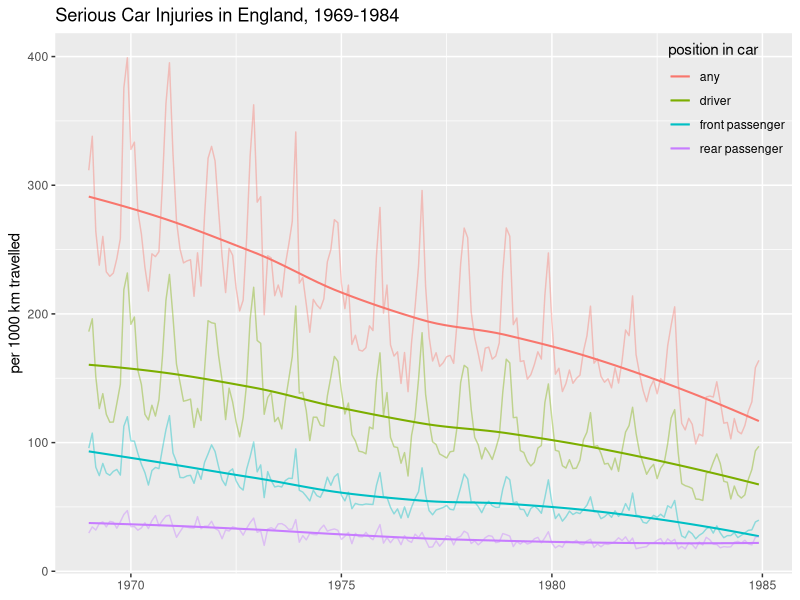
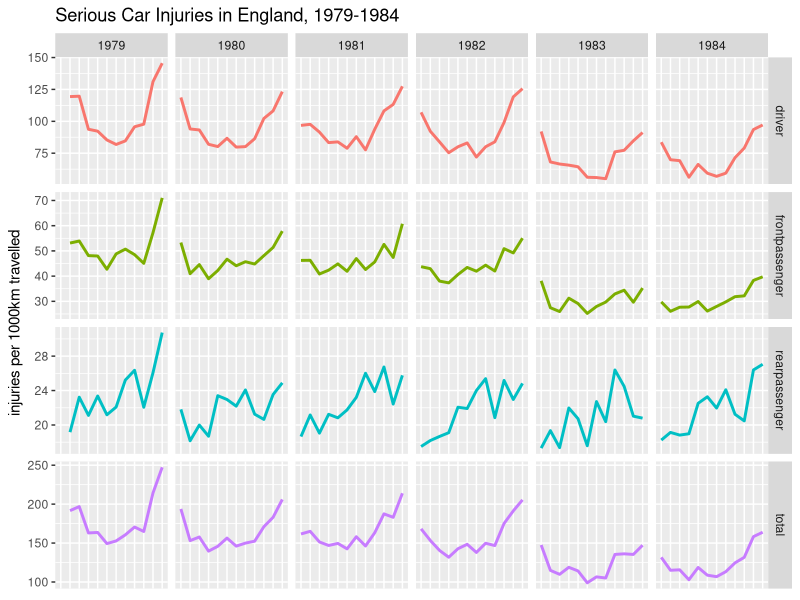
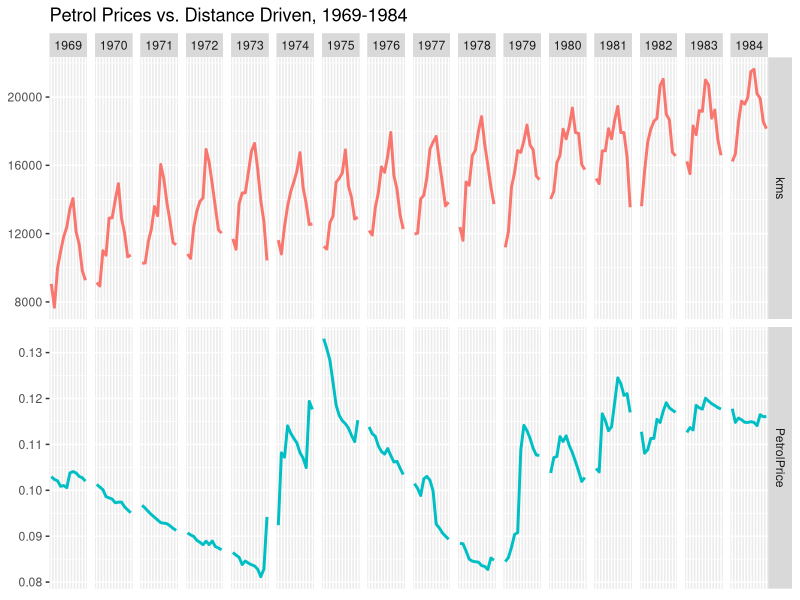

The R script that drew these images, in order:
require(reshape2) # melt
require(ggplot2)

df = data.frame()
mkdata = function() {

data(Seatbelts)

d=data.frame(Seatbelts)
d$time=as.numeric(time(Seatbelts))
d$month <- factor(
    month.abb[cycle(time(Seatbelts))],
    levels = month.abb,
    ordered = TRUE
)
d$year <- factor(floor(time(Seatbelts)),ordered=TRUE)
d$driver=with(d,1000*drivers/kms)
d$"frontpassenger"=with(d,1000*front/kms)
d$"rearpassenger"=with(d,1000*rear/kms)
d$total = with(d,(drivers+rear+front)*1000/kms)
d$killed = with(d,DriversKilled*1000/kms)
d$VanKilled = with(d,VanKilled*1000/kms)
df <<- d
molten <<- melt(
    d,
    id = c("year", "month", "time")
)
#molten$variable = factor(molten$variable,levels=

#c("DriversKilled","drivers","front","rear",
#"kms","PetrolPrice","VanKilled","law",
#"total","driver","frontpassenger","rearpassenger", "killed"
#), 
#labels=
#c("DriversKilled","drivers","front","rear",
#"distance travelled","price of petrol","VanKilled","law",
#"any","driver","front passenger","rear passenger", "killed"
#))
						 
#molten <<- molten
d
}

pal=scale_color_hue()
pal=pal$palette

serious=function() {
p = ggplot(df,aes(time))
#p = p + geom_point(aes(y=total,color="any"),alpha=0.4)
p = p + geom_line(aes(y=total,color="any"),alpha=0.4)
p = p + geom_smooth(aes(y=total,color="any"),alpha=1,size=0.70,se=F)

#p = p + geom_point(aes(y=driver,color="driver"),alpha=0.4)
p = p + geom_line(aes(y=driver,color="driver"),alpha=0.4)
p = p + geom_smooth(aes(y=driver,color="driver"),alpha=1,size=0.70,se=F)

#p = p + geom_point(aes(y=frontpassenger,color="front passenger"),alpha=0.4)
p = p + geom_line(aes(y=frontpassenger,color="front passenger"),alpha=0.4)
p = p + geom_smooth(aes(y=frontpassenger,color="front passenger"),size=0.70,se=F)

#p = p + geom_point(aes(y=rearpassenger,color="rear passenger"),alpha=0.4)
p = p + geom_line(aes(y=rearpassenger,color="rear passenger"),alpha=0.4)
p = p + geom_smooth(aes(y=rearpassenger,color="rear passenger"),size=0.70,alpha=1,se=F)

p = p + scale_color_manual(name="position in car",breaks=c("any","driver","front passenger","rear passenger"), values=pal(4))

p = p + labs(x=NULL,y="per 1000 km travelled",title="Serious Car Injuries in England, 1969-1984")

p = p + theme(
            #legend.direction = "horizontal",
            legend.position = c(1, 1),
            legend.justification = c(1, 1),
            #legend.title = element_blank(),
            legend.background = element_blank(),
            legend.key = element_blank()
        )

print(p)
}

serious2=function() {
p = ggplot(subset(molten,time>1979&variable %in% c("total","driver","frontpassenger","rearpassenger")),
    aes(
        x = month, 
        y = value, 
        group = year, 
        color = variable
    ))
p <- p  + geom_line(size=1)
p <- p  + scale_x_discrete(labels=NULL)
p <- p + facet_grid(variable ~ year, scales="free_y")
p <- p + labs(x=NULL, y="injuries per 1000km travelled",title="Serious Car Injuries in England, 1979-1984")
#p <- p + scale_colour_brewer(palette = "Set1")
 #p <- p + facet_wrap(~ year, ncol = 6)
 p <- p + theme(legend.position="none")
p = p + theme(axis.ticks.x=element_blank())
print(p)
}

petrol = function() {
p = ggplot(subset(molten,variable %in% c("PetrolPrice","kms")),
    aes(
        x = month, 
        y = value, 
        group = year, 
        color = variable
    ))
p <- p  + geom_line(size=1)
p <- p  + scale_x_discrete(labels=NULL)
p <- p + facet_grid(variable ~ year, scales="free_y")
p <- p + labs(x=NULL, y=NULL,title="Petrol Prices vs. Distance Driven, 1969-1984")
#p <- p + scale_colour_brewer(palette = "Set1")
 #p <- p + facet_wrap(~ year, ncol = 6)
 p <- p + theme(legend.position="none")
p = p + theme(axis.ticks.x=element_blank())
print(p)
}

hw5 = function() {
  mkdata()
  serious()
  X11()
  serious2()
  X11()
  petrol()
}

hw5()

